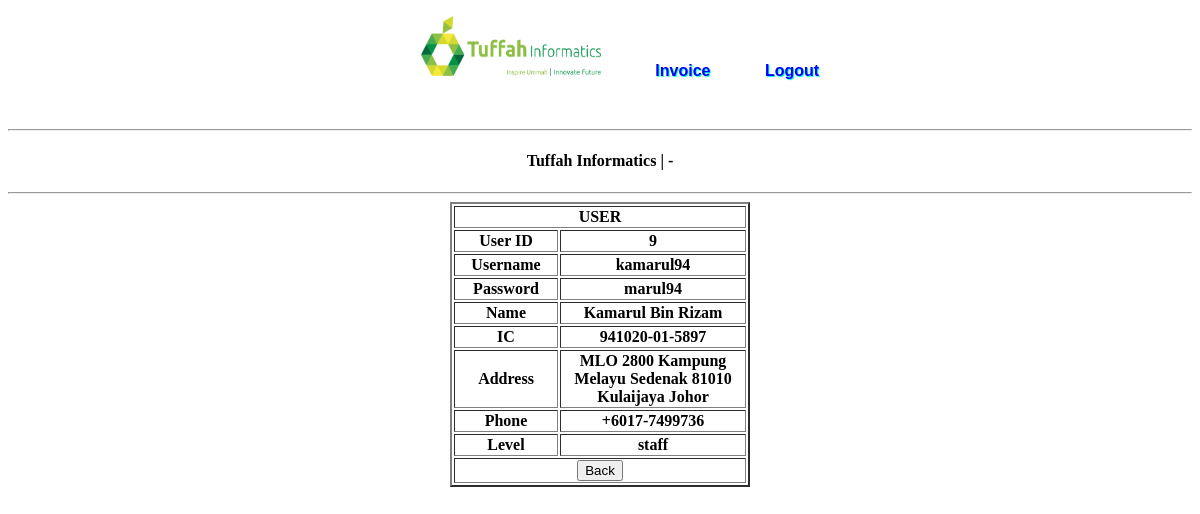
The page /func/userview.php?view=9 (signed in) on the database its author committed.
### tables this page shows
CREATE TABLE IF NOT EXISTS `users` (
  `user_id` int(200) NOT NULL AUTO_INCREMENT,
  `username` varchar(200) NOT NULL,
  `password` varchar(200) NOT NULL,
  `name` varchar(200) NOT NULL,
  `ic` varchar(200) NOT NULL,
  `address` varchar(200) NOT NULL,
  `phone` varchar(200) NOT NULL,
  `level` varchar(200) NOT NULL,
  PRIMARY KEY (`user_id`)
);

### func/userview.php (the view, shortened to what this page needs)
<?php
	$name = $_SESSION['name'];
	$sql = "SELECT * FROM users WHERE name = '$name'";
	$res = mysql_query($sql) or die('Query failed. ' . mysql_error());
	$row = mysql_fetch_array($res, MYSQL_ASSOC);
	$name = $row['name'];
	$ic = $row['ic'];
	$id= $_GET['view'];
	$sql1 = "SELECT * FROM users WHERE user_id = $id";
	$res1 = mysql_query($sql1) or die (mysql_error());
	$user = mysql_fetch_array($res1);
?>
<!DOCTYPE html PUBLIC "-//W3C//DTD XHTML 1.0 Transitional//EN" "http://www.w3.org/TR/xhtml1/DTD/xhtml1-transitional.dtd">
<html xmlns="http://www.w3.org/1999/xhtml">
<head>
<link rel="stylesheet" href="../style/style.css" type="text/css" />
</head>
<body>
	<div class="main">
    	<div class="navbar">
    		<ul id="menu">
        		<li><a href="../admin/index.php"><img src="../img/login logo.png" width="180" height="60" /></a></li>
        		<li><a href="#">Invoice</a></li>
        		<li><a href="#">Logout</a></li>
			</ul>
		</div>
        	<br /><br /><br />
            <hr />
            	<center><b><h4><?php echo $name?> | <?php echo $ic ?></h4></b></center>
            <hr />
        <div class="content">
            <div>
            	<form action="../admin/users.php" method="post">
                	<table width="300" border="2" align="center">
                    	  <th colspan="3">USER</th>
                        <tr>
                        	<th width="100">User ID</th>
                        	<th width="182"><?php echo  $user['user_id']; ?></th>
                        </tr>
                    	<tr>
                        	<th>Username</th>
                        	<th><?php echo  $user['username']; ?></th>
                        </tr>
                    	<tr>
                        	<th>Password</th>
                        	<th><?php echo  $user['password']; ?></th>
                        </tr>
                    	<tr>
                        	<th>Name</th>
                        	<th><?php echo  $user['name']; ?></th>
                        </tr>
                        <tr>
                        	<th>IC</th>
                        	<th><?php echo  $user['ic']; ?></th>
                        </tr>
                        <tr>
                        	<th>Address</th>
                        	<th><?php echo  $user['address']; ?></th>
                        </tr>
                        <tr>
                        	<th>Phone</th>
                        	<th><?php echo  $user['phone']; ?></th>
                        </tr>
                        <tr>
                        	<th>Level</th>
                        	<th><?php echo  $user['level']; ?></th>
                        </tr>
                        <tr>
                        	<td colspan="2" align="center"><input name="back" type="submit" value="Back" /></td>
                        </tr>
                    </table>
                </form>
            </div>
        </div>
    </div>
</body>
</html>

### style/style.css (style rules this page uses)
#menu { width:auto; height: 35px; font-size: 16px; font-family: Tahoma, Geneva, sans-serif; font-weight: bold; text-align: center; text-shadow: 1px 1px 1px #0FC; background-color:transparent; border-radius: 8px; }
#menu li { display: inline; padding: 15px; }
#menu a { text-decoration: none; color: #00F; padding: 10px 10px 10px 10px; }

### rows shown on the page
users: name "Tuffah Informatics", ic "-"
users: user_id "9", username "kamarul94", password "marul94", name "Kamarul Bin Rizam", ic "941020-01-5897", address "MLO 2800 Kampung Melayu Sedenak 81010 Kulaijaya Johor", phone "+6017-7499736", level "staff"
